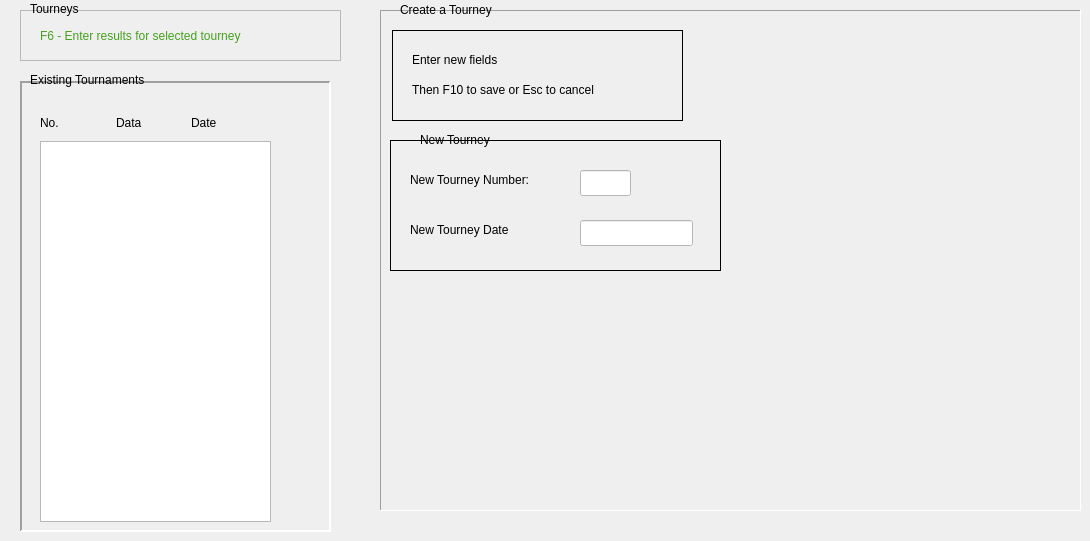
    <widget class="QWidget" name="tourneysTab">
     <attribute name="title">
      <string>Tourneys</string>
     </attribute>
     <widget class="QFrame" name="frame_2">
      <property name="geometry">
       <rect>
        <x>20</x>
        <y>10</y>
        <width>321</width>
        <height>51</height>
       </rect>
      </property>
      <property name="frameShape">
       <enum>QFrame::Shape::StyledPanel</enum>
      </property>
      <property name="frameShadow">
       <enum>QFrame::Shadow::Plain</enum>
      </property>
      <property name="lineWidth">
       <number>2</number>
      </property>
      <widget class="QLabel" name="label_3">
       <property name="geometry">
        <rect>
         <x>20</x>
         <y>10</y>
         <width>291</width>
         <height>31</height>
        </rect>
       </property>
       <property name="styleSheet">
        <string notr="true">color: rgb(68, 161, 28);
font: 700 12pt &quot;Segoe UI&quot;;</string>
       </property>
       <property name="text">
        <string>F6 - Enter results for selected tourney</string>
       </property>
      </widget>
     </widget>
     <widget class="QLabel" name="label_2">
      <property name="geometry">
       <rect>
        <x>30</x>
        <y>-1</y>
        <width>63</width>
        <height>20</height>
       </rect>
      </property>
      <property name="text">
       <string>Tourneys</string>
      </property>
     </widget>
     <widget class="QFrame" name="frame_4">
      <property name="geometry">
       <rect>
        <x>20</x>
        <y>81</y>
        <width>311</width>
        <height>451</height>
       </rect>
      </property>
      <property name="frameShape">
       <enum>QFrame::Shape::Panel</enum>
      </property>
      <property name="frameShadow">
       <enum>QFrame::Shadow::Sunken</enum>
      </property>
      <property name="lineWidth">
       <number>2</number>
      </property>
      <widget class="QListWidget" name="existingTouneysList">
       <property name="geometry">
        <rect>
         <x>20</x>
         <y>60</y>
         <width>231</width>
         <height>381</height>
        </rect>
       </property>
       <property name="lineWidth">
        <number>2</number>
       </property>
      </widget>
      <widget class="QWidget" name="layoutWidget">
       <property name="geometry">
        <rect>
         <x>20</x>
         <y>30</y>
         <width>221</width>
         <height>23</height>
        </rect>
       </property>
       <layout class="QHBoxLayout" name="horizontalLayout">
        <item>
         <widget class="QLabel" name="label_6">
          <property name="text">
           <string>No.</string>
          </property>
         </widget>
        </item>
        <item>
         <widget class="QLabel" name="label_5">
          <property name="text">
           <string>Data</string>
          </property>
         </widget>
        </item>
        <item>
         <widget class="QLabel" name="label_7">
          <property name="text">
           <string>Date</string>
          </property>
         </widget>
        </item>
       </layout>
      </widget>
     </widget>
     <widget class="QLabel" name="label_4">
      <property name="geometry">
       <rect>
        <x>30</x>
        <y>70</y>
        <width>141</width>
        <height>20</height>
       </rect>
      </property>
      <property name="text">
       <string>Existing Tournaments</string>
      </property>
     </widget>
     <widget class="QFrame" name="frame_5">
      <property name="geometry">
       <rect>
        <x>380</x>
        <y>10</y>
        <width>701</width>
        <height>501</height>
       </rect>
      </property>
      <property name="frameShape">
       <enum>QFrame::Shape::Panel</enum>
      </property>
      <property name="frameShadow">
       <enum>QFrame::Shadow::Sunken</enum>
      </property>
      <property name="lineWidth">
       <number>1</number>
      </property>
      <widget class="QFrame" name="frame_6">
       <property name="geometry">
        <rect>
         <x>12</x>
         <y>20</y>
         <width>291</width>
         <height>91</height>
        </rect>
       </property>
       <property name="frameShape">
        <enum>QFrame::Shape::Panel</enum>
       </property>
       <property name="frameShadow">
        <enum>QFrame::Shadow::Plain</enum>
       </property>
       <property name="lineWidth">
        <number>1</number>
       </property>
       <widget class="QLabel" name="label_9">
        <property name="geometry">
         <rect>
          <x>20</x>
          <y>20</y>
          <width>221</width>
          <height>20</height>
         </rect>
        </property>
        <property name="text">
         <string>Enter new fields</string>
        </property>
       </widget>
       <widget class="QLabel" name="label_10">
        <property name="geometry">
         <rect>
          <x>20</x>
          <y>50</y>
          <width>241</width>
          <height>20</height>
         </rect>
        </property>
        <property name="text">
         <string>Then F10 to save or Esc to cancel</string>
        </property>
       </widget>
      </widget>
      <widget class="QFrame" name="frame_7">
       <property name="geometry">
        <rect>
         <x>10</x>
         <y>130</y>
         <width>331</width>
         <height>131</height>
        </rect>
       </property>
       <property name="frameShape">
        <enum>QFrame::Shape::Panel</enum>
       </property>
       <property name="frameShadow">
        <enum>QFrame::Shadow::Plain</enum>
       </property>
       <property name="lineWidth">
        <number>1</number>
       </property>
       <widget class="QLabel" name="newTourneyNumberLabel">
        <property name="geometry">
         <rect>
          <x>20</x>
          <y>30</y>
          <width>151</width>
          <height>20</height>
         </rect>
        </property>
        <property name="text">
         <string>New Tourney Number:</string>
        </property>
       </widget>
       <widget class="QLabel" name="newTourneyDateLabel">
        <property name="geometry">
         <rect>
          <x>20</x>
          <y>80</y>
          <width>141</width>
          <height>20</height>
         </rect>
        </property>
        <property name="text">
         <string>New Tourney Date</string>
        </property>
       </widget>
       <widget class="QLineEdit" name="newTourneNumber">
        <property name="geometry">
         <rect>
          <x>190</x>
          <y>30</y>
          <width>51</width>
          <height>26</height>
         </rect>
        </property>
        <property name="styleSheet">
         <string notr="true">background: rgb(255, 255, 255)</string>
        </property>
       </widget>
       <widget class="QLineEdit" name="newTourneyDate">
        <property name="geometry">
         <rect>
          <x>190</x>
          <y>80</y>
          <width>113</width>
          <height>26</height>
         </rect>
        </property>
        <property name="styleSheet">
         <string notr="true">background: rgb(255, 255, 255)</string>
        </property>
       </widget>
      </widget>
      <widget class="QLabel" name="newTourneyLabel">
       <property name="geometry">
        <rect>
         <x>40</x>
         <y>120</y>
         <width>101</width>
         <height>20</height>
        </rect>
       </property>
       <property name="text">
        <string>New Tourney</string>
       </property>
      </widget>
     </widget>
     <widget class="QLabel" name="createTourneyLabel">
      <property name="geometry">
       <rect>
        <x>400</x>
        <y>0</y>
        <width>131</width>
        <height>20</height>
       </rect>
      </property>
      <property name="text">
       <string>Create a Tourney</string>
      </property>
     </widget>
    </widget>
